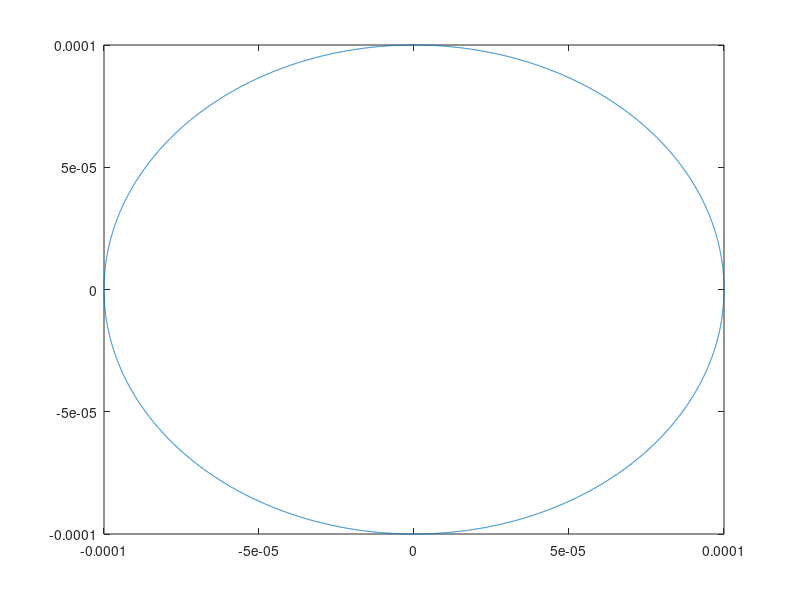

MATLAB code for this plot: (Note: this script raises an error after producing the figure.)
% numerical evidence of the image of small semi circle used to avoid poles
% on the imag axis under G(s) is also a circle (and why at the end)

% 2017-04-05
% Y\"un Han
% ECE 486 Midterm 2

%% preamble
clear     % clear values of (all) variables in workspace
clc       % clear messages in the command window
clf       % clear existing figures 
close all % close all existing windows; w/o 'all', only close the latest

%% image of an r-circle under proper rational functions G(s) (transfer function)
% Question: Is the image also a circle? 
r = 1e-4;                       % r < 1 (try r > 1 also, wont give images as circles)
theta = 0:0.001:2*pi;           % complex s = re^(i*theta) in polar form
circPointsX = r*cos(theta);     % real part of the pt on the r-circle
circPointsY = r*sin(theta);     % imag part
figure(100)
plot(circPointsX,circPointsY)

GsPoints = RationalG(circPointsX,circPointsY); % generate the image G(X+iY)
GsPointsX = real(GsPoints);
GsPointsY = imag(GsPoints);
figure(101)
scatter(GsPointsX,GsPointsY)
axis('equal')

function Gs = RationalG(x, y)
    % G(s) = b(s)/a(s)
    % G(s) = (b3*s^3 + b2*s^2 + b1*s + b0)/(a4*s^4 + a3*s^3 + a2*s^2 + a1*s + a0)
    b3 = 1;
    b2 = 2;
    b1 = 3;
    b0 = 1;
    a4 = 1;
    a3 = 0;
    a2 = 5+1i;
    a1 = 0;
    a0 = 1;

    s = x+y*1i;
    Gs = (b3*s.^3 + b2*s.^2 + b1*s + b0)./(a4*s.^4 + a3*s.^3 + a2*s.^2 + a1*s + a0);
end

% comment: when this r-circle is small enough, i.e., r << 1, higher order
% terms are dominated by linear terms resp. in b(s) and a(s). so the
% transfer function G(s) can be thought of as G(s) = (b1*s + b0)/(a1*s +
% a0). the image of r-circle under the this approx G(s) is equivalent to
% r-circle under the normal mobius transform M(z) = az + b / cz + d, which
% is known to map (generalised) circle to (generalised) circle. This is the
% reason why the tiny semi circular path (workaround used in Nyquist
% criterion) is mapped to a large circle at infinity.